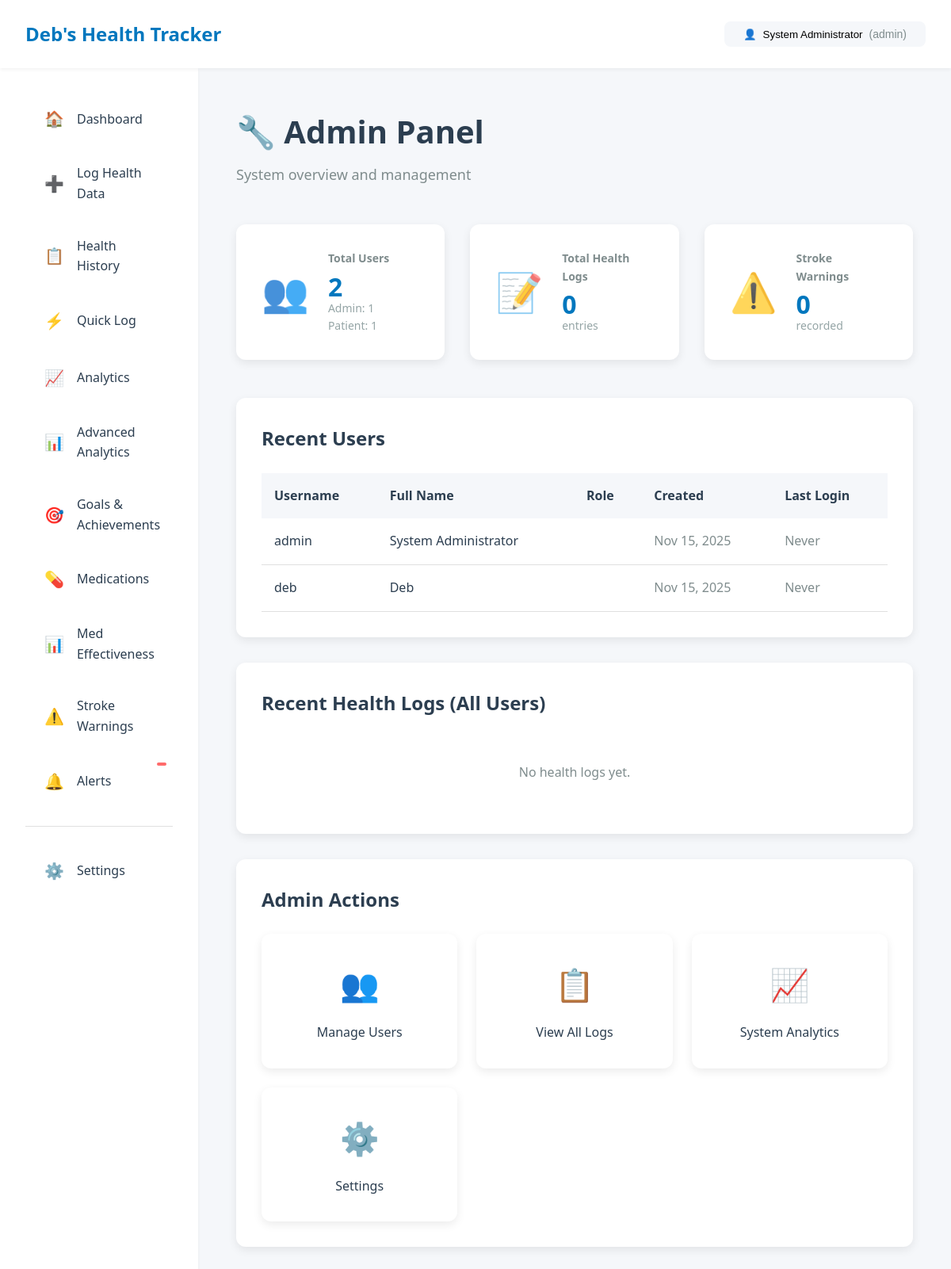
The page /admin-panel.php (signed in) on the database its author committed.
### tables this page shows
CREATE TABLE IF NOT EXISTS users (
    user_id INT AUTO_INCREMENT PRIMARY KEY,
    username VARCHAR(50) UNIQUE NOT NULL,
    password_hash VARCHAR(255) NOT NULL,
    full_name VARCHAR(100) NOT NULL,
    email VARCHAR(100),
    role ENUM('admin', 'patient', 'viewer') NOT NULL,
    created_at TIMESTAMP DEFAULT CURRENT_TIMESTAMP,
    last_login TIMESTAMP NULL,
    is_active BOOLEAN DEFAULT TRUE,
    created_by INT,
    FOREIGN KEY (created_by) REFERENCES users(user_id) ON DELETE SET NULL
);

### public/admin-panel.php (the view, shortened to what this page needs)
<?php
$conn = getDBConnection();
$stmt = $conn->query("
    SELECT role, COUNT(*) as count
    FROM users
    WHERE is_active = TRUE
    GROUP BY role
");
$users_by_role = [];
while ($row = $stmt->fetch_assoc()) {
    $users_by_role[$row['role']] = $row['count'];
}
$total_logs = $conn->query("SELECT COUNT(*) as count FROM health_logs")->fetch_assoc()['count'];
$total_warnings = $conn->query("SELECT COUNT(*) as count FROM stroke_warnings")->fetch_assoc()['count'];
$recent_users = [];
$stmt = $conn->query("
    SELECT user_id, username, full_name, role, created_at, last_login
    FROM users
    ORDER BY created_at DESC
    LIMIT 10
");
while ($row = $stmt->fetch_assoc()) {
    $recent_users[] = $row;
}
$recent_logs = [];
?>
<!DOCTYPE html>
<html lang="en">
<head>
    <link rel="stylesheet" href="css/style.css">
</head>
<body>
    <?php include 'includes/header.php'; ?>
    <div class="container">
        <aside class="sidebar">
            <?php include 'includes/sidebar.php'; ?>
        </aside>
        <main class="main-content">
            <div class="dashboard-header">
                <h1>🔧 Admin Panel</h1>
                <p class="dashboard-subtitle">System overview and management</p>
            </div>
            <div class="stats-grid">
                <div class="stat-card">
                    <div class="stat-icon">👥</div>
                    <div class="stat-content">
                        <h3>Total Users</h3>
                        <p class="stat-value">
                            <?php
                            $total_users = array_sum($users_by_role);
                            echo $total_users;
                            ?>
                        </p>
                        <p class="stat-label">
                            <?php foreach ($users_by_role as $role => $count): ?>
                                <?php echo ucfirst($role) . ': ' . $count; ?><br>
                            <?php endforeach; ?>
                        </p>
                    </div>
                </div>
                <div class="stat-card">
                    <div class="stat-icon">📝</div>
                    <div class="stat-content">
                        <h3>Total Health Logs</h3>
                        <p class="stat-value"><?php echo $total_logs; ?></p>
                        <p class="stat-label">entries</p>
                    </div>
                </div>
                <div class="stat-card">
                    <div class="stat-icon">⚠️</div>
                    <div class="stat-content">
                        <h3>Stroke Warnings</h3>
                        <p class="stat-value"><?php echo $total_warnings; ?></p>
                        <p class="stat-label">recorded</p>
                    </div>
                </div>
            </div>
            <div class="recent-activity">
                <h2>Recent Users</h2>
                <table style="width: 100%; border-collapse: collapse;">
                    <thead>
                        <tr style="background: var(--bg-primary);">
                            <th style="padding: var(--spacing-sm); text-align: left;">Username</th>
                            <th style="padding: var(--spacing-sm); text-align: left;">Full Name</th>
                            <th style="padding: var(--spacing-sm); text-align: left;">Role</th>
                            <th style="padding: var(--spacing-sm); text-align: left;">Created</th>
                            <th style="padding: var(--spacing-sm); text-align: left;">Last Login</th>
                        </tr>
                    </thead>
                    <tbody>
                        <?php foreach ($recent_users as $user): ?>
                            <tr style="border-bottom: 1px solid #e0e0e0;">
                                <td style="padding: var(--spacing-sm);"><?php echo htmlspecialchars($user['username']); ?></td>
                                <td style="padding: var(--spacing-sm);"><?php echo htmlspecialchars($user['full_name']); ?></td>
                                <td style="padding: var(--spacing-sm);">
                                    <span class="badge" style="background: var(--primary-color);">
                                    </span>
                                </td>
                                <td style="padding: var(--spacing-sm); color: var(--text-secondary);">
                                    <?php echo date('M j, Y', strtotime($user['created_at'])); ?>
                                </td>
                                <td style="padding: var(--spacing-sm); color: var(--text-secondary);">
                                    <?php echo $user['last_login'] ? date('M j, Y g:i A', strtotime($user['last_login'])) : 'Never'; ?>
                                </td>
                            </tr>
                        <?php endforeach; ?>
                    </tbody>
                </table>
            </div>
            <div class="recent-activity" style="margin-top: var(--spacing-lg);">
                <h2>Recent Health Logs (All Users)</h2>
                <?php if (count($recent_logs) > 0): ?>
                    <?php foreach ($recent_logs as $log): ?>
                        <div class="activity-item">
                            <div style="display: flex; justify-content: space-between;">
                                <strong><?php echo htmlspecialchars($log['full_name']); ?></strong>
                                <span class="activity-date"><?php echo date('M j, Y g:i A', strtotime($log['log_date'])); ?></span>
                            </div>
                            <div style="color: var(--text-secondary); margin-top: var(--spacing-xs);">
                                <?php if ($log['systolic_bp'] && $log['diastolic_bp']): ?>
                                    BP: <?php echo $log['systolic_bp']; ?>/<?php echo $log['diastolic_bp']; ?> mmHg
                                <?php endif; ?>
                                <?php if ($log['heart_rate']): ?>
                                    • HR: <?php echo $log['heart_rate']; ?> bpm
                                <?php endif; ?>
                            </div>
                        </div>
                    <?php endforeach; ?>
                <?php else: ?>
                    <p style="color: var(--text-secondary); text-align: center; padding: var(--spacing-lg);">
                        No health logs yet.
                    </p>
                <?php endif; ?>
            </div>
            <div style="background: var(--bg-card); padding: var(--spacing-lg); border-radius: var(--radius-lg); box-shadow: var(--shadow-md); margin-top: var(--spacing-lg);">
                <h2 style="margin-bottom: var(--spacing-md);">Admin Actions</h2>
                <div style="display: grid; grid-template-columns: repeat(auto-fit, minmax(200px, 1fr)); gap: var(--spacing-md);">
                    <a href="manage-access.php" class="action-btn">
                        <span class="action-icon">👥</span>
                        <span>Manage Users</span>
                    </a>
                    <a href="health-history.php" class="action-btn">
                        <span class="action-icon">📋</span>
                        <span>View All Logs</span>
                    </a>
                    <a href="analytics.php" class="action-btn">
                        <span class="action-icon">📈</span>
                        <span>System Analytics</span>
                    </a>
                    <a href="settings.php" class="action-btn">
                        <span class="action-icon">⚙️</span>
                        <span>Settings</span>
                    </a>
                </div>
            </div>
        </main>
    </div>
</body>
</html>

### rows shown on the page
users: username "admin", full_name "System Administrator", created_at "Nov 15, 2025", shows "Never"
users: username "deb", full_name "Deb", created_at "Nov 15, 2025", shows "Never"

### other values the page prints
$_SESSION['full_name'] "System Administrator"
$_SESSION['role'] "admin"
$total_users "2"
$role "Admin"
$count "1"
$role "Patient"
$total_logs "0"
$total_warnings "0"
